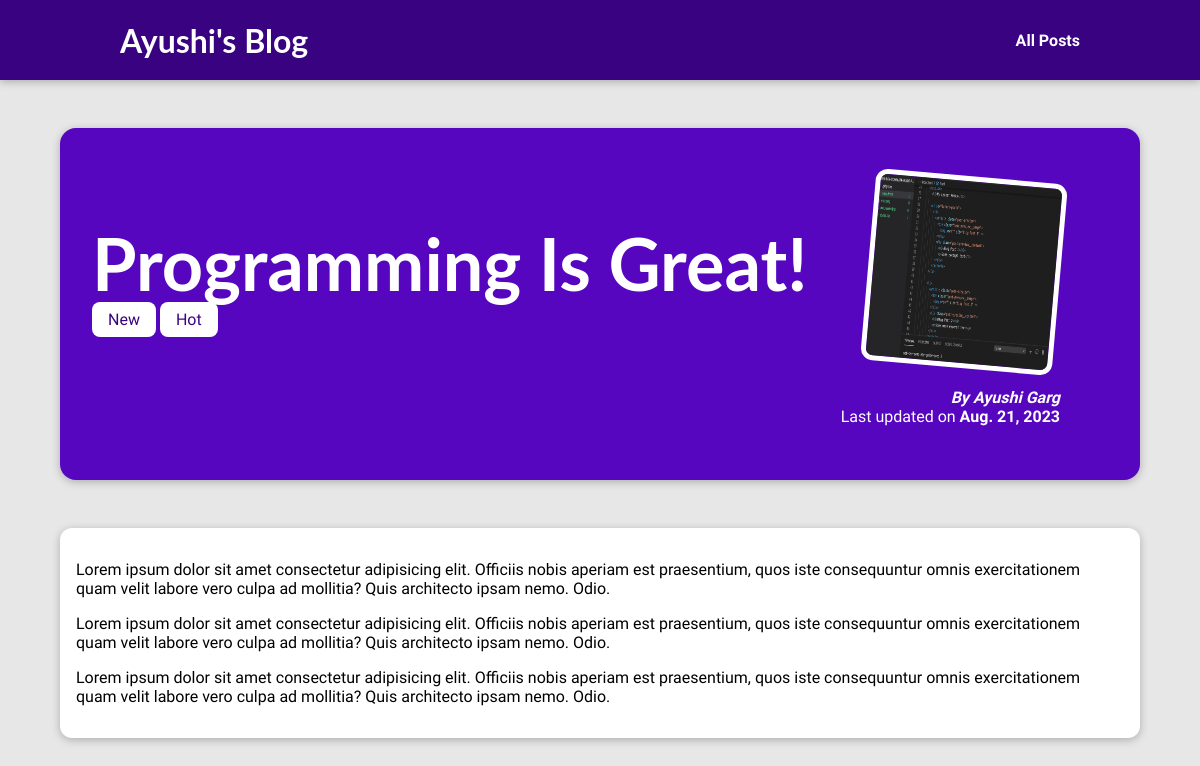
The page /blog/posts/programming-is-great on the database its author committed.
### blog/models.py (models this page shows, shortened)
class Post(models.Model):
    title = models.CharField(max_length=150, unique=True)
    excerpt = models.CharField(max_length=300)
    image = models.ImageField(upload_to="posts", null=True)
    date = models.DateField(auto_now=True)
    slug = models.SlugField(unique=True)
    content = models.TextField(validators=[MinLengthValidator(10)])
    author = models.ForeignKey(
        Author, on_delete=models.SET_NULL, null=True, related_name="posts")
    tags = models.ManyToManyField(Tag)

class Tag(models.Model):
    caption = models.CharField(max_length=20)

class Author(models.Model):
    first_name = models.CharField(max_length=100)
    last_name = models.CharField(max_length=100)
    email_address = models.EmailField()
    def full_name(self):
        return f"{self.first_name} {self.last_name}"
    def __str__(self) -> str:
        return self.full_name()

### blog/views.py (the view)
# urls.py: path("posts/<slug:slug>", post_details, name="post_details"),
def post_details(request, slug):
    post = get_object_or_404(Post, slug=slug)
    return render(request, 'blog/post-details.html', {
        "post": post,
        "post_tags": post.tags.all()
    })

### blog/templates/blog/post-details.html (shortened to what this page needs)
{% extends 'base.html' %}
{% load static %}
{% block css_files %}
<link rel="stylesheet" href="{% static 'blog/post-details.css' %}">
{% endblock css_files %}
{% block content %}
<section id="summary">
    <h2>{{post.title}}</h2>
    <div>
        {% for tag in post_tags %}
            <span class="tag">{{tag.caption}}</span>
        {% endfor %}
    </div>
    <article>
        <img src="{{post.image.url}}" alt="{{post.title}}">
        <address>By <a href="mailto:{{post.author.email_address}}">{{post.author}}</a></address>
        <div>
            Last updated on <time>{{post.date}}</time>
        </div>
    </article>
</section>
<main>
    <p>
        {{post.content|linebreaks}}
    </p>
</main>
{% endblock content %}

### templates/base.html (shortened to what this page needs)
{% load static %}
<!DOCTYPE html>
<html lang="en">
<head>
    <link rel="stylesheet" href="{% static 'app.css' %}">
    {% block css_files %}{% endblock css_files %}
</head>
<body>
    <header id="main-navigation">
        <h1><a href="{% url 'index' %}">Ayushi's Blog</a></h1>
        <nav>
            <a href="{% url 'posts' %}">All Posts</a>
        </nav>
    </header>
    {% block content %}{% endblock content %}
</body>
</html>

### static/app.css (style rules this page uses)
* { box-sizing: border-box; }
html { font-family: 'Open Sans', 'Lato', sans-serif; }
body { margin: 0; }
h1, h2, h3 { font-family: 'Lato', sans-serif; font-weight: bold; }
#main-navigation { width: 100%; height: 5rem; display: flex; justify-content: space-between; align-items: center; padding: 0 10%; position: absolute; top: 0; left: 0; }
#main-navigation a { text-decoration: none; color: white; font-weight: bold; }

### blog/static/blog/post-details.css (style rules this page uses)
body { background-color: #e7e7e7; }
#main-navigation { background-color: #390281; box-shadow: 0 2px 8px rgba(0, 0, 0, 0.25); }
#summary { margin: 8rem auto 3rem auto; padding: 2rem; width: 90%; max-width: 90rem; border-radius: 16px; background-color: #5706c0; position: relative; box-shadow: 0 2px 8px rgba(0, 0, 0, 0.25); height: 22rem; }
#summary h2 { color: white; font-size: 4.5rem; margin-bottom: 0.25rem; }
#summary article { position: absolute; top: 2rem; right: 3rem; padding: 1rem 2rem; border-radius: 12px; text-align: right; color: white; }
#summary article img { width: 12rem; height: 12rem; border-radius: 12px; transform: rotateZ(5deg); border: 5px solid white; margin-bottom: 1rem; }
#summary address { font-weight: bold; }
#summary a { color: white; text-decoration: none; }
#summary time { font-weight: bold; }
main { width: 90%; max-width: 90rem; margin: 3rem auto; background-color: white; padding: 1rem; border-radius: 12px; box-shadow: 0 2px 8px rgba(0, 0, 0, 0.25); }
.tag { background-color: white; color: #390281; padding: 0.5rem 1rem; border-radius: 8px; }

### rows shown on the page
Post: title "Programming Is Great!", image (picture), author "Ayushi Garg", date "Aug. 21, 2023", content "Lorem ipsum dolor sit amet consectetur adipisicing elit. Officiis nobis aperiam est praesentium, quos iste consequuntur omnis exercitationem quam velit labore vero culpa ad mollitia? Quis architecto ipsam nemo. Odio. Lorem ipsum dolor sit amet consectetur adipisicing elit. Officiis nobis aperiam est praesentium, quos iste consequuntur omnis exercitationem quam velit labore vero culpa ad mollitia? Quis architecto ipsam nemo. Odio. Lorem ipsum dolor sit amet consectetur adipisicing elit. Officiis nobis aperiam est praesentium, quos iste consequuntur omnis exercitationem quam velit labore vero culpa ad mollitia? Quis architecto ipsam nemo. Odio."
Tag: caption "New"
Tag: caption "Hot"
